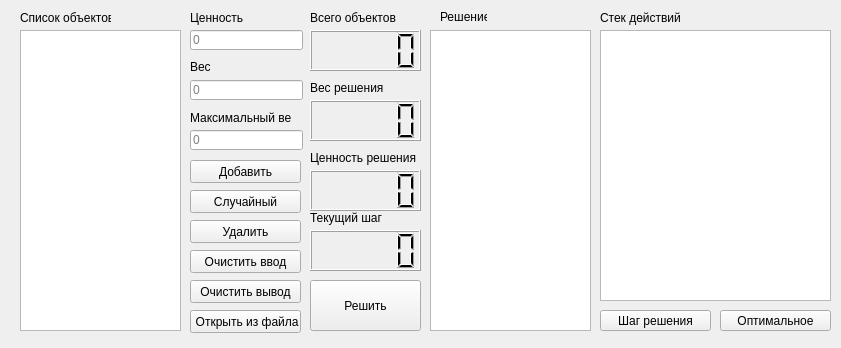
<?xml version="1.0" encoding="UTF-8"?>
<ui version="4.0">
 <class>MainWindow</class>
 <widget class="QMainWindow" name="MainWindow">
  <property name="geometry">
   <rect>
    <x>0</x>
    <y>0</y>
    <width>841</width>
    <height>348</height>
   </rect>
  </property>
  <property name="windowTitle">
   <string>MainWindow</string>
  </property>
  <widget class="QWidget" name="centralWidget">
   <widget class="QListWidget" name="listWidget">
    <property name="geometry">
     <rect>
      <x>20</x>
      <y>30</y>
      <width>161</width>
      <height>301</height>
     </rect>
    </property>
    <property name="dragEnabled">
     <bool>true</bool>
    </property>
    <property name="dragDropMode">
     <enum>QAbstractItemView::DragOnly</enum>
    </property>
    <property name="defaultDropAction">
     <enum>Qt::CopyAction</enum>
    </property>
   </widget>
   <widget class="QLabel" name="label">
    <property name="geometry">
     <rect>
      <x>20</x>
      <y>10</y>
      <width>91</width>
      <height>16</height>
     </rect>
    </property>
    <property name="text">
     <string>Список объектов</string>
    </property>
   </widget>
   <widget class="QLabel" name="label_2">
    <property name="geometry">
     <rect>
      <x>190</x>
      <y>10</y>
      <width>61</width>
      <height>16</height>
     </rect>
    </property>
    <property name="text">
     <string>Ценность</string>
    </property>
   </widget>
   <widget class="QLineEdit" name="valueEdit">
    <property name="geometry">
     <rect>
      <x>190</x>
      <y>30</y>
      <width>113</width>
      <height>20</height>
     </rect>
    </property>
    <property name="placeholderText">
     <string>0</string>
    </property>
   </widget>
   <widget class="QLabel" name="label_3">
    <property name="geometry">
     <rect>
      <x>190</x>
      <y>60</y>
      <width>47</width>
      <height>13</height>
     </rect>
    </property>
    <property name="text">
     <string>Вес</string>
    </property>
   </widget>
   <widget class="QLineEdit" name="weightEdit">
    <property name="geometry">
     <rect>
      <x>190</x>
      <y>80</y>
      <width>113</width>
      <height>20</height>
     </rect>
    </property>
    <property name="placeholderText">
     <string>0</string>
    </property>
   </widget>
   <widget class="QPushButton" name="pushButton">
    <property name="geometry">
     <rect>
      <x>190</x>
      <y>160</y>
      <width>111</width>
      <height>23</height>
     </rect>
    </property>
    <property name="text">
     <string>Добавить</string>
    </property>
   </widget>
   <widget class="QPushButton" name="solveButton">
    <property name="geometry">
     <rect>
      <x>310</x>
      <y>280</y>
      <width>111</width>
      <height>51</height>
     </rect>
    </property>
    <property name="text">
     <string>Решить</string>
    </property>
   </widget>
   <widget class="QLabel" name="label_4">
    <property name="geometry">
     <rect>
      <x>190</x>
      <y>110</y>
      <width>101</width>
      <height>16</height>
     </rect>
    </property>
    <property name="text">
     <string>Максимальный вес</string>
    </property>
   </widget>
   <widget class="QLineEdit" name="limwEdit">
    <property name="geometry">
     <rect>
      <x>190</x>
      <y>130</y>
      <width>113</width>
      <height>20</height>
     </rect>
    </property>
    <property name="text">
     <string/>
    </property>
    <property name="placeholderText">
     <string>0</string>
    </property>
   </widget>
   <widget class="QPushButton" name="randButton">
    <property name="geometry">
     <rect>
      <x>190</x>
      <y>190</y>
      <width>111</width>
      <height>23</height>
     </rect>
    </property>
    <property name="text">
     <string>Случайный</string>
    </property>
   </widget>
   <widget class="QPushButton" name="delButton">
    <property name="geometry">
     <rect>
      <x>190</x>
      <y>220</y>
      <width>111</width>
      <height>23</height>
     </rect>
    </property>
    <property name="text">
     <string>Удалить</string>
    </property>
   </widget>
   <widget class="QPushButton" name="clearButton">
    <property name="geometry">
     <rect>
      <x>190</x>
      <y>250</y>
      <width>111</width>
      <height>23</height>
     </rect>
    </property>
    <property name="text">
     <string>Очистить ввод</string>
    </property>
   </widget>
   <widget class="QLCDNumber" name="listNum">
    <property name="geometry">
     <rect>
      <x>310</x>
      <y>30</y>
      <width>111</width>
      <height>41</height>
     </rect>
    </property>
    <property name="intValue" stdset="0">
     <number>0</number>
    </property>
   </widget>
   <widget class="QListWidget" name="solWidget">
    <property name="geometry">
     <rect>
      <x>430</x>
      <y>30</y>
      <width>161</width>
      <height>301</height>
     </rect>
    </property>
    <property name="dragEnabled">
     <bool>true</bool>
    </property>
    <property name="dragDropMode">
     <enum>QAbstractItemView::DropOnly</enum>
    </property>
    <property name="defaultDropAction">
     <enum>Qt::MoveAction</enum>
    </property>
   </widget>
   <widget class="QPushButton" name="clearButton_2">
    <property name="geometry">
     <rect>
      <x>190</x>
      <y>280</y>
      <width>111</width>
      <height>23</height>
     </rect>
    </property>
    <property name="text">
     <string>Очистить вывод</string>
    </property>
   </widget>
   <widget class="QLabel" name="label_5">
    <property name="geometry">
     <rect>
      <x>310</x>
      <y>10</y>
      <width>91</width>
      <height>16</height>
     </rect>
    </property>
    <property name="text">
     <string>Всего объектов</string>
    </property>
   </widget>
   <widget class="QLabel" name="label_6">
    <property name="geometry">
     <rect>
      <x>310</x>
      <y>80</y>
      <width>111</width>
      <height>16</height>
     </rect>
    </property>
    <property name="text">
     <string>Вес решения</string>
    </property>
   </widget>
   <widget class="QLCDNumber" name="weightNum">
    <property name="geometry">
     <rect>
      <x>310</x>
      <y>100</y>
      <width>111</width>
      <height>41</height>
     </rect>
    </property>
   </widget>
   <widget class="QLCDNumber" name="valueNum">
    <property name="geometry">
     <rect>
      <x>310</x>
      <y>170</y>
      <width>111</width>
      <height>41</height>
     </rect>
    </property>
   </widget>
   <widget class="QLabel" name="label_7">
    <property name="geometry">
     <rect>
      <x>310</x>
      <y>150</y>
      <width>111</width>
      <height>16</height>
     </rect>
    </property>
    <property name="text">
     <string>Ценность решения</string>
    </property>
   </widget>
   <widget class="QLabel" name="label_8">
    <property name="geometry">
     <rect>
      <x>440</x>
      <y>10</y>
      <width>47</width>
      <height>13</height>
     </rect>
    </property>
    <property name="text">
     <string>Решение</string>
    </property>
   </widget>
   <widget class="QPushButton" name="stepButton">
    <property name="geometry">
     <rect>
      <x>600</x>
      <y>310</y>
      <width>111</width>
      <height>21</height>
     </rect>
    </property>
    <property name="text">
     <string>Шаг решения</string>
    </property>
   </widget>
   <widget class="QLCDNumber" name="stepNum">
    <property name="geometry">
     <rect>
      <x>310</x>
      <y>230</y>
      <width>111</width>
      <height>41</height>
     </rect>
    </property>
   </widget>
   <widget class="QListWidget" name="qList">
    <property name="geometry">
     <rect>
      <x>600</x>
      <y>30</y>
      <width>231</width>
      <height>271</height>
     </rect>
    </property>
   </widget>
   <widget class="QLabel" name="label_9">
    <property name="geometry">
     <rect>
      <x>600</x>
      <y>10</y>
      <width>111</width>
      <height>16</height>
     </rect>
    </property>
    <property name="text">
     <string>Стек действий</string>
    </property>
   </widget>
   <widget class="QLabel" name="label_10">
    <property name="geometry">
     <rect>
      <x>310</x>
      <y>210</y>
      <width>101</width>
      <height>16</height>
     </rect>
    </property>
    <property name="text">
     <string>Текущий шаг</string>
    </property>
   </widget>
   <widget class="QPushButton" name="pushButton_2">
    <property name="geometry">
     <rect>
      <x>720</x>
      <y>310</y>
      <width>111</width>
      <height>21</height>
     </rect>
    </property>
    <property name="text">
     <string>Оптимальное</string>
    </property>
   </widget>
   <widget class="QPushButton" name="pushButton_3">
    <property name="geometry">
     <rect>
      <x>190</x>
      <y>310</y>
      <width>111</width>
      <height>23</height>
     </rect>
    </property>
    <property name="text">
     <string> Открыть из файла</string>
    </property>
   </widget>
  </widget>
 </widget>
 <layoutdefault spacing="6" margin="11"/>
 <resources/>
 <connections/>
</ui>
